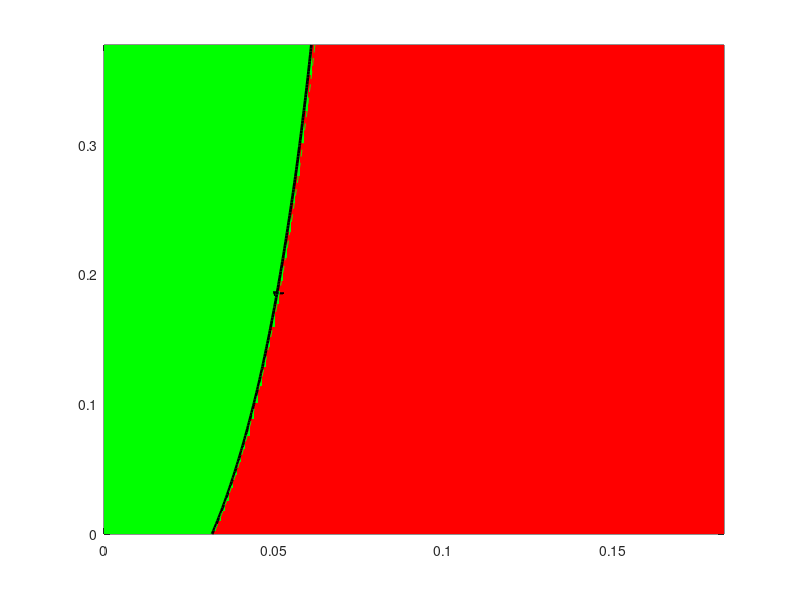

The MATLAB script that drew this image: (Note: this script raises an error after producing the figure.)
clc; clear; close all;

%% Fixed parameters
Lambda_h = 908800;
Lambda_v = 7008000000;
mu_h = 0.0142;
mu_v = 0.5;
mu1 = 0.001;
mu2 = 0.073;
b = 0.6;
c = 0.3;
d = 0.45;
e = 0.8;
sigma = 0.34074;
phi = 0.81425;
rho = 0.52869;


%% Gurjarat baseline parameter (median)
kappa_med  = 0.30449;
epsilon_med = 0.50368;
gamma_med   = 0.1773;
eta_med     = 0.88633;
tau_med     = 0.50168;
delta_med   = 0.02077;

% 95% CI bounds (from Table 2)
kappa_CI   = [0.282 0.327];
epsilon_CI = [0.466 0.541];
gamma_CI   = [0.158 0.189];
eta_CI     = [0.851 0.922];
tau_CI     = [0.464 0.540];
delta_CI   = [0.019 0.023];

% Parameter grids
alpha = linspace(0,0.3767,150);   % recovery rate (rows)
beta  = linspace(0,0.1827,150);   % transmission rate (cols)
[Beta,Alpha] = meshgrid(beta,alpha);

%% Monte-Carlo simulation settings
Nsample = 200;      % for quick test; set to 500 or higher when satisfied
R0_all  = NaN([size(Beta), Nsample]);

rng(0); % for reproducibility

%% Monte Carlo loop
for n = 1:Nsample
    % sample parameters uniformly within 95% CI
    kappa   = kappa_CI(1)   + rand*(kappa_CI(2)-kappa_CI(1));
    epsilon = epsilon_CI(1) + rand*(epsilon_CI(2)-epsilon_CI(1));
    gamma   = gamma_CI(1)   + rand*(gamma_CI(2)-gamma_CI(1));
    eta     = eta_CI(1)     + rand*(eta_CI(2)-eta_CI(1));
    tau     = tau_CI(1)     + rand*(tau_CI(2)-tau_CI(1));
    delta   = delta_CI(1)   + rand*(delta_CI(2)-delta_CI(1));
    
    % compute R for this random parameter set
    % break the expression into parts for clarity & numerical safety
    A1 = (rho.*(b.*Beta - c.*Beta.*(eta-1))) ./ (mu_v.*(mu_v+rho));
    part1 = (Lambda_v.*d.*Beta.*epsilon.*kappa.*mu_h) ./ (Lambda_h.*mu_v.*(epsilon+mu_h).*(gamma+mu_h+mu1));
    part2 = (Lambda_v.*e.*Beta.*epsilon.*mu_h.*(kappa-1)) ./ (Lambda_h.*mu_v.*(epsilon+mu_h).*(Alpha+mu_h+mu2));
    R = A1 .* (part1 - part2);
    
    % Replace Inf with NaN (guard against divide by zero)
    R(~isfinite(R)) = NaN;
    
    % Clamp negative R to 0 before sqrt (R should be nonnegative for R0)
    R_clamped = R;
    R_clamped(R_clamped < 0) = 0;
    
    % If R_clamped is NaN everywhere for this n, skip storing to avoid polluting stats
    if all(isnan(R_clamped(:)))
        warning('Sample %d produced all NaNs - skipping', n);
        continue;
    end
    
    R0_all(:,:,n) = sqrt(R_clamped);
    
    % optional progress indicator every 50 samples
    if mod(n,50) == 0
        fprintf('Completed sample %d / %d\n', n, Nsample);
    end
end

%% Remove fully-NaN slices (if some samples were skipped)
valid_slices = squeeze(~all(all(isnan(R0_all),1),2));
R0_all = R0_all(:,:,valid_slices);

if isempty(R0_all)
    error('No valid Monte Carlo samples remained. Check your parameter ranges and expressions.');
end

%% Compute statistics across all samples
% Use median ignoring NaNs. For older MATLAB versions use nanmedian
try
    R0_med = median(R0_all,3,'omitnan');
    R0_p05 = prctile(R0_all,5,3);
    R0_p95 = prctile(R0_all,95,3);
catch
    % fallback for older MATLAB:
    R0_med = nanmedian(R0_all,3);
    R0_p05 = prctile(R0_all,5,3); % prctile handles NaN slices as well
    R0_p95 = prctile(R0_all,95,3);
end

%% Binary map (median)
regionMap = zeros(size(R0_med));
regionMap(R0_med<1)=1;
regionMap(R0_med>=1)=2;

%% Plot median contour with uncertainty shading
% figure('Color','w','Position',[100 100 800 600]);


figure;




% plot median safe/epidemic regions
hMap = pcolor(Beta,Alpha,regionMap);
shading flat;
colormap([0 1 0; 1 0 0]); % light green/red
caxis([1 2]);
hold on;

% contour for median threshold
[c1,h1] = contour(Beta,Alpha,R0_med,[1 1],'k','LineWidth',2);
clabel(c1,h1,'FontSize',11,'FontWeight','bold','Color','k','LabelSpacing',300);

% contour for uncertainty band (5th and 95th percentile thresholds)
[c2,h2] = contour(Beta,Alpha,R0_p05,[1 1],'--','Color',[0.3 0.3 0.3],'LineWidth',2.5);
[c3,h3] = contour(Beta,Alpha,R0_p95,[1 1],'--','Color',[0.3 0.3 0.3],'LineWidth',2.5);

xlabel('\bf \beta','FontSize',13);
ylabel('\bf \alpha','FontSize',13);
title('\bf Gujarat: Safe (Green) vs Epidemic (Red) Regions','FontSize',14,'FontWeight','bold');

% ---- Add invisible handles for legend ----
hSafe = patch(NaN, NaN, 'g', 'FaceAlpha',0.6, 'EdgeColor','none');
hEpi  = patch(NaN, NaN, 'r', 'FaceAlpha',0.6, 'EdgeColor','none');
hMed  = plot(NaN, NaN, 'k-', 'LineWidth', 2);
hCI   = plot(NaN, NaN, '--', 'Color',[0.3 0.3 0.3], 'LineWidth', 2);

legend([hSafe hEpi hMed hCI], ...
       {'Safe region (R_0 < 1)', ...
        'Epidemic region (R_0 > 1)', ...
        'Threshold (R_0 = 1)', ...
        '95% CI'}, ...
       'Location','northeast', ...
       'FontSize',12, ...
       'FontWeight','bold', ...
       'Box','on');

set(gca,'fontsize',14,'fontweight','bold','linewidth',1)

% set(gca,'FontSize',12,'FontWeight','bold','LineWidth',1.2);
grid on; box on;

hold off;

